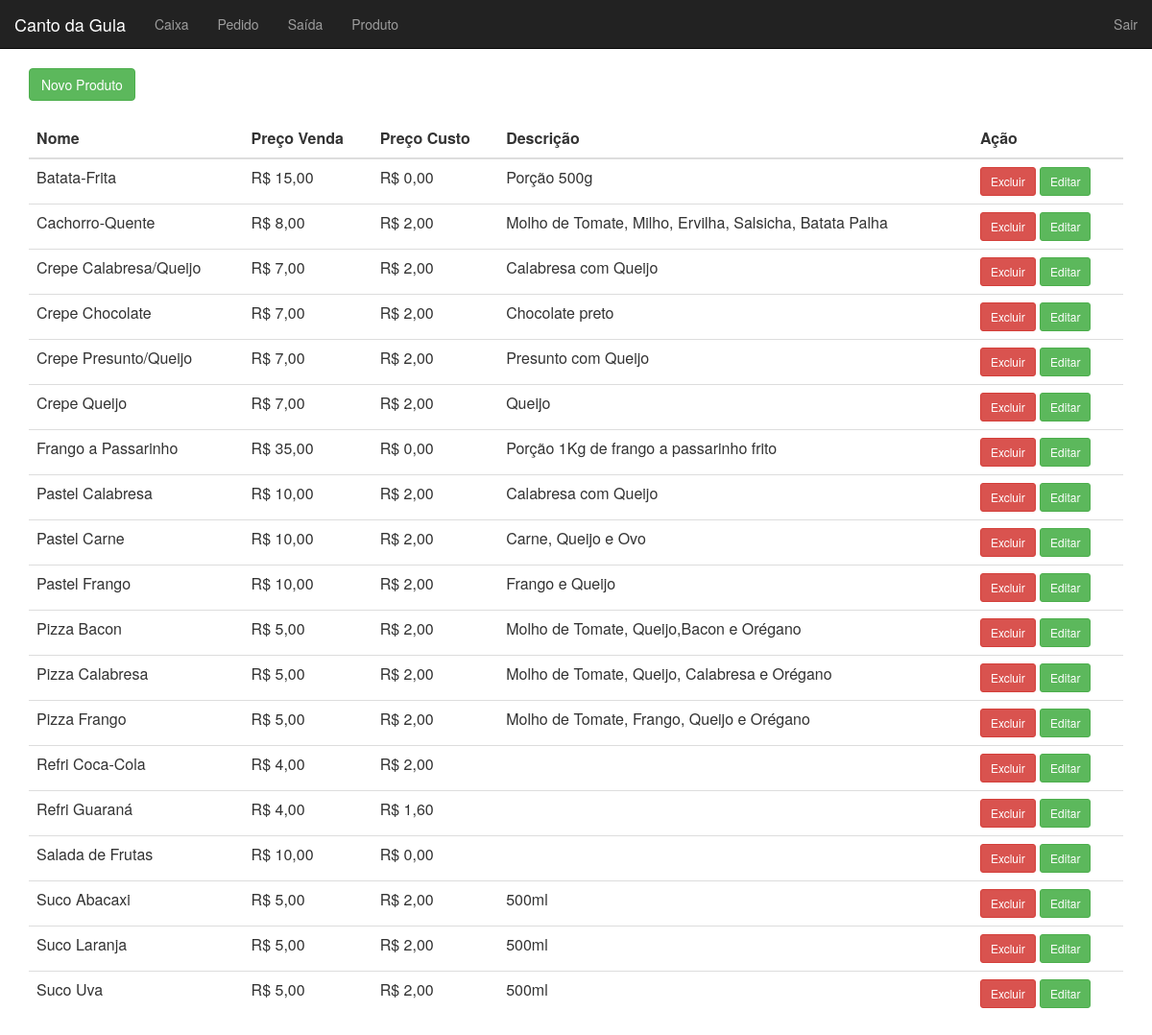
The page /produto/ (signed in) on the database its author committed.
### tables this page shows
CREATE TABLE `produto` (
  `id` int(11) NOT NULL AUTO_INCREMENT,
  `nome` varchar(50) NOT NULL,
  `preco_venda` double NOT NULL,
  `preco_custo` double DEFAULT NULL,
  `status` tinyint(4) NOT NULL,
  `descricao` text,
  PRIMARY KEY (`id`)
);

### core/controller.php (called while the page is built, shortened)
<?php
class controller {
    public function loadTemplate($viewName, $viewData = array()){
        include 'views/template.php';
    }
    public function loadViewInTemplate($viewName, $viewData = array()){
        extract($viewData);
        include 'views/'.$viewName.'.php';
    }
}
?>

### controllers/produtoController.php (called while the page is built, shortened)
<?php
class produtoController extends controller {
    public function index() {
        $dados = array(
            'produtos' => array()
        );
        $produto = new Produto();
        $dados['produtos'] = $produto->getProdutos();
        $this->loadTemplate('produto', $dados);
    }
}
?>

### core/core.php (called while the page is built, shortened)
<?php
class Core{
    public function run(){
        $url = (isset($_GET['q']))?"/".$_GET['q']:"";
        $params = array();
        if (!empty($url) && $url != '/') {
            $url = explode('/', $url);
            array_shift($url);
            if ($url[count($url)-1] == ""){
                array_pop($url);
            }
            array_shift($url);
            if (isset($url[0])) {
                    $currentAction = $url[0];
                    array_shift($url);
            } else {
                    $currentAction = 'index';
            }
        } else {
            $currentController = 'homeController';
            $currentAction = 'index';
        }
        $c = new $currentController();
        call_user_func_array(array($c, $currentAction), $params);
    }
}
?>

### index.php (called while the page is built, shortened)
<?php
$core = new Core();
$core->run();
?>

### core/model.php (called while the page is built, shortened)
<?php
class model {
    public function __construct(){
        global $banco;
        $this->db = $banco;
    }
}
?>

### models/Produto.php (called while the page is built, shortened)
<?php
class Produto extends model {
    public function getProdutos() {
        $array = array();
        $sql = "SELECT * FROM produto ORDER BY nome";
        $sql = $this->db->query($sql);
        if ($sql->rowCount() > 0) {
            $array = $sql->fetchAll();
        }
        return $array;
    }
}

### views/produto.php (the view, shortened to what this page needs)
<div class="row">
    <div class="col-md-12">
        <a href="<?php echo BASE_URL; ?>/produto/add" class="btn btn-success">Novo Produto</a>
    </div>
</div>
<br/>
<div class="row">
    <div class="col-md-12">
        <table class="table table-hover">
            <thead>
                <tr>
                    <th>Nome</th>
                    <th>Preço Venda</th>
                    <th>Preço Custo</th>
                    <th>Descrição</th>
                    <th>Ação</th>
                </tr>
            </thead>
            <tbody>
                <?php foreach ($produtos as $produto): ?>
                <?php if ($produto['status'] == '1'): ?>
                <tr>
                <?php else: ?>
                <tr class="danger">
                <?php endif; ?>
                    <td><?php echo $produto['nome']; ?></td>
                    <td><?php echo "R$ ".number_format($produto['preco_venda'],2,',','.'); ?></td>
                    <td><?php echo "R$ ".number_format($produto['preco_custo'],2,',','.'); ?></td>
                    <td><?php echo $produto['descricao']; ?></td>
                    <td>
                        <a href="<?php echo BASE_URL; ?>/produto/excluir/<?php echo $produto['id']; ?>" class="btn btn-sm btn-danger">Excluir</a>
                        <a href="<?php echo BASE_URL; ?>/produto/editar/<?php echo $produto['id']; ?>" class="btn btn-sm btn-success">Editar</a>
                    </td>
                </tr>
                <?php endforeach; ?>
            </tbody>
        </table>
    </div>
</div>

### rows shown on the page
produto: nome "Batata-Frita", preco_venda "15,00", preco_custo "0,00", descricao "Porção 500g"
produto: nome "Cachorro-Quente", preco_venda "8,00", preco_custo "2,00", descricao "Molho de Tomate, Milho, Ervilha, Salsicha, Batata Palha"
produto: nome "Crepe Calabresa/Queijo", preco_venda "7,00", preco_custo "2,00", descricao "Calabresa com Queijo"
produto: nome "Crepe Chocolate", preco_venda "7,00", preco_custo "2,00", descricao "Chocolate preto"
produto: nome "Crepe Presunto/Queijo", preco_venda "7,00", preco_custo "2,00", descricao "Presunto com Queijo"
produto: nome "Crepe Queijo", preco_venda "7,00", preco_custo "2,00", descricao "Queijo"
produto: nome "Frango a Passarinho", preco_venda "35,00", preco_custo "0,00", descricao "Porção 1Kg de frango a passarinho frito"
produto: nome "Pastel Calabresa", preco_venda "10,00", preco_custo "2,00", descricao "Calabresa com Queijo"
produto: nome "Pastel Carne", preco_venda "10,00", preco_custo "2,00", descricao "Carne, Queijo e Ovo"
produto: nome "Pastel Frango", preco_venda "10,00", preco_custo "2,00", descricao "Frango e Queijo"
produto: nome "Pizza Bacon", preco_venda "5,00", preco_custo "2,00", descricao "Molho de Tomate, Queijo,Bacon e Orégano"
produto: nome "Pizza Calabresa", preco_venda "5,00", preco_custo "2,00", descricao "Molho de Tomate, Queijo, Calabresa e Orégano"
produto: nome "Pizza Frango", preco_venda "5,00", preco_custo "2,00", descricao "Molho de Tomate, Frango, Queijo e Orégano"
produto: nome "Refri Coca-Cola", preco_venda "4,00", preco_custo "2,00"
produto: nome "Refri Guaraná", preco_venda "4,00", preco_custo "1,60"
produto: nome "Salada de Frutas", preco_venda "10,00", preco_custo "0,00"
produto: nome "Suco Abacaxi", preco_venda "5,00", preco_custo "2,00", descricao "500ml"
produto: nome "Suco Laranja", preco_venda "5,00", preco_custo "2,00", descricao "500ml"
produto: nome "Suco Uva", preco_venda "5,00", preco_custo "2,00", descricao "500ml"
